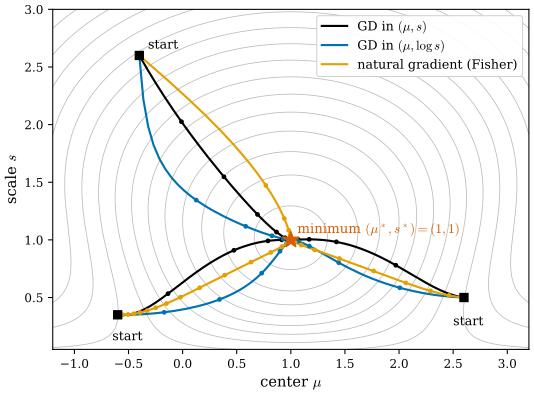

This figure's Python source:
"""Figure 29.5.2: the same loss, three metrics, three paths (Section 29.5).

Toy problem: a 1D footprint G(x) = exp(-(x - mu)^2 / (2 s^2)) (peak 1, like a 3DGS splat) is fitted to the target
mu* = 1, s* = 1 with the L2 loss L(mu, s) = int (G - G*)^2 dx (closed form; gray contours).
Three updates with step 0.05 from three starts (-0.6, 0.35), (-0.4, 2.6), (2.6, 0.5):
black = gradient descent in (mu, s); blue = gradient descent in (mu, log s);
orange = natural gradient with the Fisher metric of N(mu, s^2), diag(1/s^2, 2/s^2).
Dots every 10 iterations. Self-checks: all nine runs reach the minimum; iteration counts match the verify script.

Run from the project root: ``PYTHONPATH=tools python3 chapters/29-gaussian-splatting/figures/fig-29-5-2-trajectories.py``
"""

import dgfig

dgfig.setup()

import matplotlib.pyplot as plt
import numpy as np

C = dgfig.COLORS
SP = np.sqrt(np.pi)


def Ltoy(m, sd):
    a = sd * sd + 1.0
    return SP * sd + SP - 2 * np.sqrt(2 * np.pi) * sd / np.sqrt(a) * np.exp(-(m - 1.0) ** 2 / (2 * a))


def gtoy(m, sd, h=1e-6):
    return np.array([(Ltoy(m + h, sd) - Ltoy(m - h, sd)) / (2 * h), (Ltoy(m, sd + h) - Ltoy(m, sd - h)) / (2 * h)])


def run(kind, m, sd, eta=0.05, n=3000):
    P = [(m, sd)]
    for _ in range(n):
        gm, gsd = gtoy(m, sd)
        if kind == "s":
            m, sd = m - eta * gm, sd - eta * gsd
        elif kind == "log":
            m, sd = m - eta * gm, sd * np.exp(-eta * sd * gsd)
        else:
            m, sd = m - eta * sd * sd * gm, sd - eta * sd * sd / 2 * gsd
        P.append((m, sd))
    return np.array(P)


kinds = [("s", r"GD in $(\mu, s)$", C["main"]), ("log", r"GD in $(\mu, \log s)$", C["tangent"]),
         ("nat", "natural gradient (Fisher)", C["accent"])]
expected = {((-0.6, 0.35), "s"): 63, ((-0.6, 0.35), "log"): 66, ((-0.6, 0.35), "nat"): 160,
            ((-0.4, 2.6), "s"): 69, ((-0.4, 2.6), "log"): 62, ((-0.4, 2.6), "nat"): 60,
            ((2.6, 0.5), "s"): 61, ((2.6, 0.5), "log"): 61, ((2.6, 0.5), "nat"): 99}
fig, ax = plt.subplots(figsize=(6.4, 4.6))
M, S = np.meshgrid(np.linspace(-1.2, 3.2, 300), np.linspace(0.05, 3.0, 300))
cs = ax.contour(M, S, Ltoy(M, S), levels=np.linspace(0.1, 3.4, 16), colors="#BBBBBB", linewidths=0.6, zorder=0)
for start in ((-0.6, 0.35), (-0.4, 2.6), (2.6, 0.5)):
    ax.plot(*start, "s", color=C["main"], ms=6, zorder=6)
    for kind, lab, col in kinds:
        P = run(kind, *start)
        d = np.hypot(P[:, 0] - 1, P[:, 1] - 1)
        assert int(np.argmax(d < 0.01)) == expected[(start, kind)]
        ax.plot(P[:, 0], P[:, 1], color=col, lw=1.6, zorder=3, label=lab if start == (-0.6, 0.35) else None)
        ax.plot(P[:200:10, 0], P[:200:10, 1], "o", color=col, ms=2.6, zorder=4)
ax.plot(1, 1, "*", color=C["normal"], ms=13, zorder=7)
ax.text(1.06, 1.06, r"minimum $(\mu^*, s^*) = (1, 1)$", fontsize=10, color=C["normal"])
for start, off in (((-0.6, 0.35), (-0.05, -0.22)), ((-0.4, 2.6), (0.08, 0.06)), ((2.6, 0.5), (-0.1, -0.24))):
    ax.text(start[0] + off[0], start[1] + off[1], "start", fontsize=9.5)
ax.set_xlim(-1.2, 3.2)
ax.set_ylim(0.05, 3.0)
ax.set_xlabel(r"center $\mu$")
ax.set_ylabel(r"scale $s$")
ax.legend(fontsize=9.5, frameon=True, framealpha=0.9, loc="upper right")
ax.tick_params(labelsize=9)

dgfig.save(fig, __file__)
